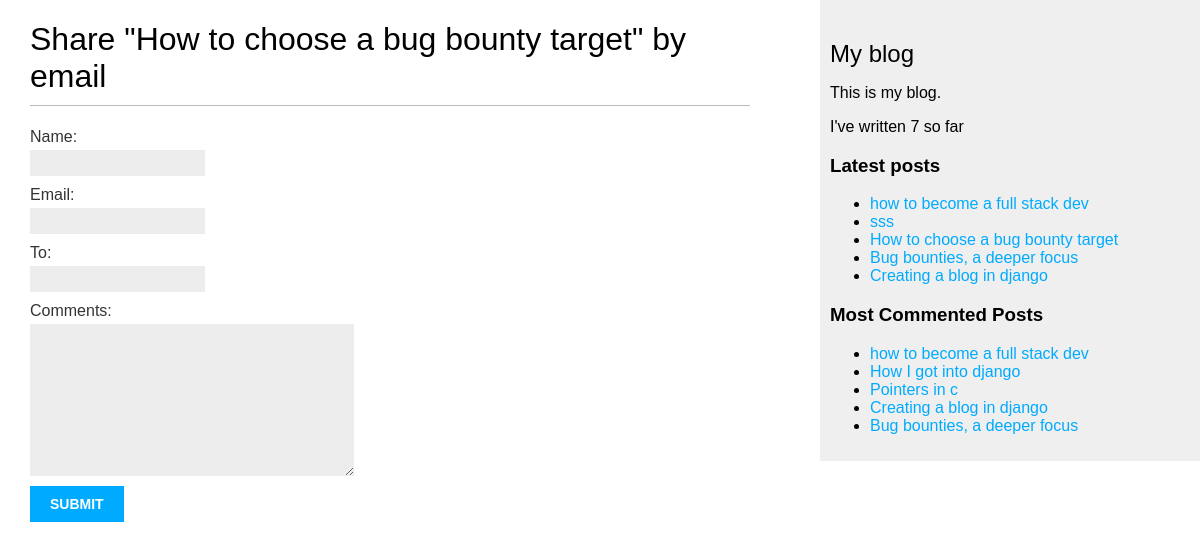
/blog/5/share/, run on the app's committed database.
### blog/models.py (models this page shows, shortened)
class Post(models.Model):
    class Status(models.TextChoices):
        DRAFT = "DF", "Draft"
        PUBLISHED = "PB", "Published"
    title = models.CharField(max_length=250)
    author = models.ForeignKey(
        settings.AUTH_USER_MODEL, on_delete=models.CASCADE, related_name="blog_posts"
    )
    slug = models.SlugField(max_length=250, unique_for_date="publish")
    body = models.TextField()
    publish = models.DateTimeField(default=timezone.now)
    created = models.DateTimeField(auto_now_add=True)
    status = models.CharField(max_length=2, choices=Status, default=Status.DRAFT)
    objects = models.Manager()
    published = PublishedManager()
    tags = TaggableManager()
    class Meta:
        ordering = ["-publish"]
        indexes = [
            models.Index(fields=["-publish"]),
        ]
    def get_absolute_url(self):
        return reverse(
            "blog:post_detail",
            args=[self.publish.year, self.publish.month, self.publish.day, self.slug],
        )

### blog/views.py (the view, shortened to what this page needs)
# urls.py: path("<int:post_id>/share/", views.post_share, name="post_share"),
def post_share(request, post_id):
    post = get_object_or_404(Post, id=post_id, status=Post.Status.PUBLISHED)
    form = EmailPostForm()
    sent = False
    return render(
        request, "blog/post/share.html", {"post": post, "form": form, "sent": sent}
    )

### blog/forms.py
class EmailPostForm(forms.Form):
    name = forms.CharField(max_length=25)
    email = forms.EmailField()
    to = forms.EmailField()
    comments = forms.CharField(required=False, widget=forms.Textarea)

### blog/models.py (called while the page is built)
    def get_queryset(self):
        return super().get_queryset().filter(status=Post.Status.PUBLISHED)

### blog/templatetags/blog_tags.py (called while the page is built)
@register.simple_tag
def total_posts():
	return Post.published.count()

@register.inclusion_tag('blog/post/latest_posts.html')
def show_latest_posts(count = 5):
	latest_posts = Post.published.order_by('-publish')[:count]
	return ({'latest_posts':latest_posts})

@register.simple_tag
def get_most_commented_posts(count = 5):
	return (Post.published.annotate(
		total_comments = Count('comments')).order_by('-total_comments')[:count]
	)

### blog/templates/blog/post/share.html (shortened to what this page needs)
{% extends "blog/base.html" %}
{% block content %}
	{% if sent %}
		<h1>E-mail successfully sent</h1>
		<p>"{{ post.title }}" was successfully sent to {{ form.cleaned}}</p>
	{%else%}
		<h1>Share "{{post.title}}" by email</h1>
	<form method='post'>
		{{form.as_p}}
		<input type="submit" name="Send email">
	</form>
	{%endif%}
{% endblock %}

### blog/templates/blog/base.html (shortened to what this page needs)
{% load blog_tags %}
{% load static %}
<!DOCTYPE html>
<html>
    <head>
        <link href="{% static 'css/blog.css' %}" rel="stylesheet">
    </head>
    <body>
        <div id="content">
            {% block content %}
            {% endblock %}
        </div>
        <div id="sidebar">
            <h2>My blog</h2>
            <p>This is my blog.</p>
            <p>I've written {% total_posts %} so far</p>
            <h3>Latest posts</h3>
            {% show_latest_posts 5 %}
            <h3>Most Commented Posts</h3>
            {% get_most_commented_posts as most_commented_posts %}
            <ul>
                {% for post in most_commented_posts %}
                    <li>
                        <a href="{{ post.get_absolute_url }}">{{ post.title }}</a>
                    </li>
                {% endfor %}
            </ul>
        </div>
    </body>
</html>

### blog/templates/blog/post/latest_posts.html
<ul>
	{% for post in latest_posts %}
		<li>
			<a href="{{ post.get_absolute_url }}">{{ post.title }}</a>
		</li>
	{% endfor %}
</ul>

### blog/static/css/blog.css (style rules this page uses)
body { margin: 0; padding: 0; font-family: helvetica, sans-serif; }
a { color: #00abff; text-decoration: none; }
h1 { font-weight: normal; border-bottom: 1px solid #bbb; padding: 0 0 10px 0; }
h2 { font-weight: normal; margin: 30px 0 0; }
#content { float: left; width: 60%; padding: 0 0 0 30px; }
#sidebar { float: right; width: 30%; padding: 10px; background: #efefef; height: 100%; }
label { float: left; clear: both; color: #333; margin-bottom: 4px; }
input, textarea { clear: both; float: left; margin: 0 0 10px; background: #ededed; border: 0; padding: 6px 10px; font-size: 12px; }
input[type=submit] { font-weight: bold; background: #00abff; color: #fff; padding: 10px 20px; font-size: 14px; text-transform: uppercase; }

### data on the page
Post: title "How to choose a bug bounty target"
Post: title "how to become a full stack dev"
Post: title "sss"
Post: title "Bug bounties, a deeper focus"
Post: title "Creating a blog in django"
Post: title "How I got into django"
Post: title "Pointers in c"
